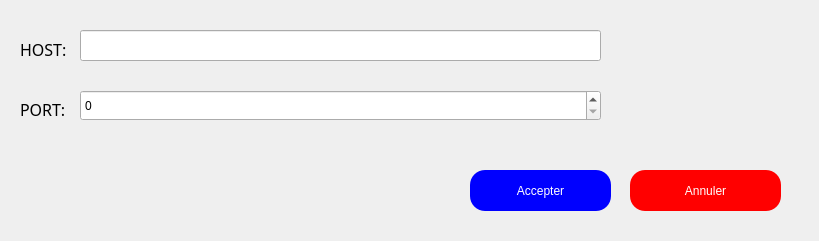
<?xml version="1.0" encoding="UTF-8"?>
<ui version="4.0">
 <class>DuMessengerConnectionDialog</class>
 <widget class="QDialog" name="DuMessengerConnectionDialog">
  <property name="geometry">
   <rect>
    <x>0</x>
    <y>0</y>
    <width>819</width>
    <height>241</height>
   </rect>
  </property>
  <property name="windowTitle">
   <string>Dialog</string>
  </property>
  <widget class="QLineEdit" name="hostname">
   <property name="geometry">
    <rect>
     <x>80</x>
     <y>30</y>
     <width>521</width>
     <height>31</height>
    </rect>
   </property>
  </widget>
  <widget class="QSpinBox" name="port">
   <property name="geometry">
    <rect>
     <x>80</x>
     <y>90</y>
     <width>521</width>
     <height>31</height>
    </rect>
   </property>
   <property name="maximum">
    <number>999999</number>
   </property>
  </widget>
  <widget class="QLabel" name="label">
   <property name="geometry">
    <rect>
     <x>20</x>
     <y>30</y>
     <width>95</width>
     <height>38</height>
    </rect>
   </property>
   <property name="font">
    <font>
     <family>Myanmar Text</family>
     <pointsize>12</pointsize>
    </font>
   </property>
   <property name="text">
    <string>HOST:</string>
   </property>
  </widget>
  <widget class="QLabel" name="label_2">
   <property name="geometry">
    <rect>
     <x>20</x>
     <y>90</y>
     <width>91</width>
     <height>38</height>
    </rect>
   </property>
   <property name="font">
    <font>
     <family>Myanmar Text</family>
     <pointsize>12</pointsize>
    </font>
   </property>
   <property name="text">
    <string>PORT:</string>
   </property>
  </widget>
  <widget class="QPushButton" name="ok">
   <property name="geometry">
    <rect>
     <x>470</x>
     <y>170</y>
     <width>141</width>
     <height>41</height>
    </rect>
   </property>
   <property name="styleSheet">
    <string notr="true">background-color: blue;
color: white;
border-radius: 15px;</string>
   </property>
   <property name="text">
    <string>Accepter</string>
   </property>
  </widget>
  <widget class="QPushButton" name="cancel">
   <property name="geometry">
    <rect>
     <x>630</x>
     <y>170</y>
     <width>151</width>
     <height>41</height>
    </rect>
   </property>
   <property name="styleSheet">
    <string notr="true">background-color: red;
color: white;
border-radius: 15px;</string>
   </property>
   <property name="text">
    <string>Annuler</string>
   </property>
  </widget>
  <widget class="QWidget" name="widget_6" native="true">
   <property name="geometry">
    <rect>
     <x>680</x>
     <y>-10</y>
     <width>131</width>
     <height>131</height>
    </rect>
   </property>
   <property name="styleSheet">
    <string notr="true">image: url(:/image1/ambulance.png);</string>
   </property>
  </widget>
 </widget>
 <resources/>
 <connections/>
</ui>
